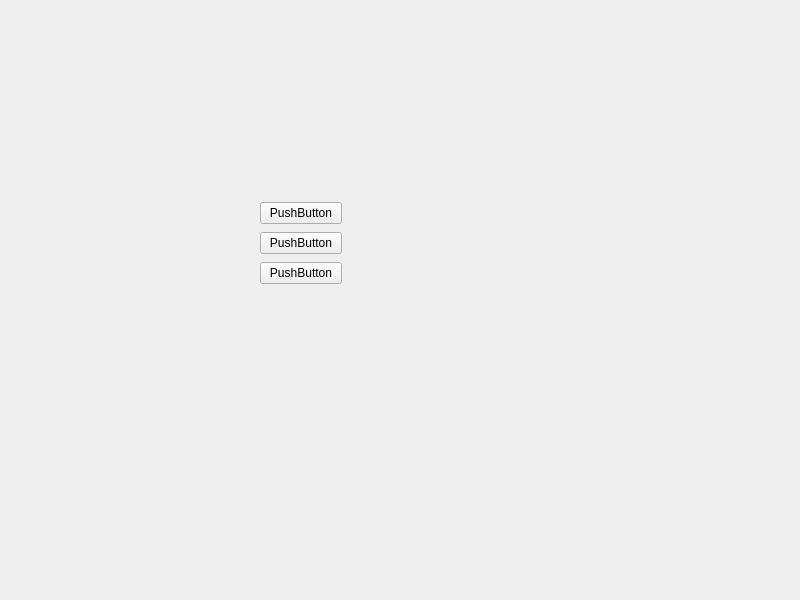
<?xml version="1.0" encoding="UTF-8"?>
<ui version="4.0">
 <class>Widget</class>
 <widget class="QWidget" name="Widget">
  <property name="geometry">
   <rect>
    <x>0</x>
    <y>0</y>
    <width>800</width>
    <height>600</height>
   </rect>
  </property>
  <property name="windowTitle">
   <string>Widget</string>
  </property>
  <widget class="QWidget" name="">
   <property name="geometry">
    <rect>
     <x>260</x>
     <y>200</y>
     <width>82</width>
     <height>86</height>
    </rect>
   </property>
   <layout class="QVBoxLayout" name="verticalLayout">
    <item>
     <widget class="QPushButton" name="pushButton">
      <property name="text">
       <string>PushButton</string>
      </property>
     </widget>
    </item>
    <item>
     <widget class="QPushButton" name="pushButton_2">
      <property name="text">
       <string>PushButton</string>
      </property>
     </widget>
    </item>
    <item>
     <widget class="QPushButton" name="pushButton_3">
      <property name="text">
       <string>PushButton</string>
      </property>
     </widget>
    </item>
   </layout>
  </widget>
 </widget>
 <resources/>
 <connections/>
</ui>
